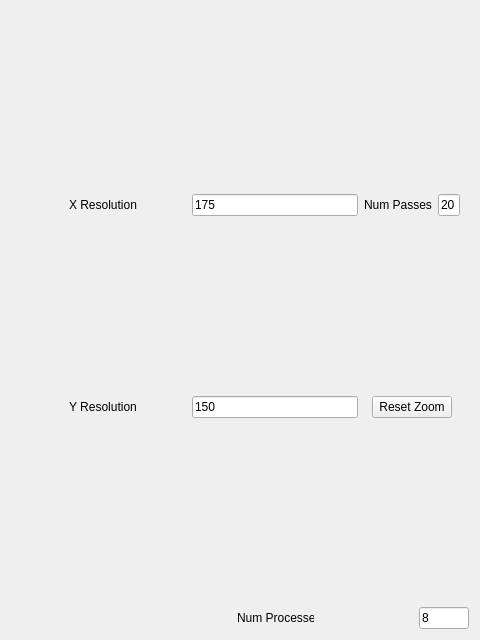
<?xml version="1.0" encoding="UTF-8"?>
<ui version="4.0">
 <class>main_window</class>
 <widget class="QWidget" name="main_window">
  <property name="windowModality">
   <enum>Qt::NonModal</enum>
  </property>
  <property name="enabled">
   <bool>true</bool>
  </property>
  <property name="geometry">
   <rect>
    <x>0</x>
    <y>0</y>
    <width>480</width>
    <height>640</height>
   </rect>
  </property>
  <property name="minimumSize">
   <size>
    <width>480</width>
    <height>640</height>
   </size>
  </property>
  <property name="windowTitle">
   <string>PPP Ex4: Fractal Editor</string>
  </property>
  <layout class="QVBoxLayout" name="layout">
   <item>
    <layout class="QVBoxLayout" name="tech_layout">
     <item>
      <widget class="QWidget" name="controls" native="true">
       <layout class="QHBoxLayout" name="horizontalLayout_3">
        <item>
         <layout class="QVBoxLayout" name="dimensions_layout">
          <item>
           <layout class="QHBoxLayout" name="x_group_layout">
            <item>
             <widget class="QLabel" name="xLab">
              <property name="text">
               <string>X Resolution</string>
              </property>
              <property name="alignment">
               <set>Qt::AlignCenter</set>
              </property>
             </widget>
            </item>
            <item>
             <widget class="QLineEdit" name="resolution_x">
              <property name="sizePolicy">
               <sizepolicy hsizetype="Preferred" vsizetype="Fixed">
                <horstretch>0</horstretch>
                <verstretch>0</verstretch>
               </sizepolicy>
              </property>
              <property name="inputMethodHints">
               <set>Qt::ImhDigitsOnly</set>
              </property>
              <property name="text">
               <string>175</string>
              </property>
             </widget>
            </item>
           </layout>
          </item>
          <item>
           <layout class="QHBoxLayout" name="y_group_layout">
            <item>
             <widget class="QLabel" name="yLab">
              <property name="text">
               <string>Y Resolution</string>
              </property>
              <property name="alignment">
               <set>Qt::AlignCenter</set>
              </property>
             </widget>
            </item>
            <item>
             <widget class="QLineEdit" name="resolution_y">
              <property name="sizePolicy">
               <sizepolicy hsizetype="Preferred" vsizetype="Fixed">
                <horstretch>0</horstretch>
                <verstretch>0</verstretch>
               </sizepolicy>
              </property>
              <property name="inputMethodHints">
               <set>Qt::ImhDigitsOnly</set>
              </property>
              <property name="text">
               <string>150</string>
              </property>
             </widget>
            </item>
           </layout>
          </item>
         </layout>
        </item>
        <item>
         <layout class="QVBoxLayout" name="options_layout">
          <item>
           <layout class="QHBoxLayout" name="iterations_layout">
            <item>
             <widget class="QLabel" name="iterLab">
              <property name="text">
               <string>Num Passes</string>
              </property>
              <property name="alignment">
               <set>Qt::AlignCenter</set>
              </property>
             </widget>
            </item>
            <item>
             <widget class="QLineEdit" name="iterations">
              <property name="sizePolicy">
               <sizepolicy hsizetype="Preferred" vsizetype="Fixed">
                <horstretch>0</horstretch>
                <verstretch>0</verstretch>
               </sizepolicy>
              </property>
              <property name="inputMethodHints">
               <set>Qt::ImhDigitsOnly</set>
              </property>
              <property name="text">
               <string>20</string>
              </property>
             </widget>
            </item>
           </layout>
          </item>
          <item>
           <layout class="QHBoxLayout" name="reset_layout">
            <item>
             <widget class="QPushButton" name="reset_button">
              <property name="sizePolicy">
               <sizepolicy hsizetype="Maximum" vsizetype="Fixed">
                <horstretch>0</horstretch>
                <verstretch>0</verstretch>
               </sizepolicy>
              </property>
              <property name="minimumSize">
               <size>
                <width>50</width>
                <height>0</height>
               </size>
              </property>
              <property name="layoutDirection">
               <enum>Qt::LeftToRight</enum>
              </property>
              <property name="text">
               <string>Reset Zoom</string>
              </property>
             </widget>
            </item>
           </layout>
          </item>
         </layout>
        </item>
       </layout>
      </widget>
     </item>
     <item>
      <layout class="QHBoxLayout" name="process_layout">
       <item alignment="Qt::AlignLeft">
        <widget class="QLabel" name="status">
         <property name="sizePolicy">
          <sizepolicy hsizetype="Fixed" vsizetype="Fixed">
           <horstretch>0</horstretch>
           <verstretch>0</verstretch>
          </sizepolicy>
         </property>
         <property name="minimumSize">
          <size>
           <width>120</width>
           <height>20</height>
          </size>
         </property>
         <property name="maximumSize">
          <size>
           <width>120</width>
           <height>20</height>
          </size>
         </property>
         <property name="text">
          <string/>
         </property>
         <property name="alignment">
          <set>Qt::AlignCenter</set>
         </property>
        </widget>
       </item>
       <item alignment="Qt::AlignRight">
        <widget class="QLabel" name="procLab">
         <property name="minimumSize">
          <size>
           <width>77</width>
           <height>20</height>
          </size>
         </property>
         <property name="maximumSize">
          <size>
           <width>77</width>
           <height>20</height>
          </size>
         </property>
         <property name="text">
          <string>Num Processes</string>
         </property>
        </widget>
       </item>
       <item alignment="Qt::AlignRight">
        <widget class="QLineEdit" name="processes">
         <property name="sizePolicy">
          <sizepolicy hsizetype="Maximum" vsizetype="Fixed">
           <horstretch>0</horstretch>
           <verstretch>0</verstretch>
          </sizepolicy>
         </property>
         <property name="minimumSize">
          <size>
           <width>50</width>
           <height>0</height>
          </size>
         </property>
         <property name="maximumSize">
          <size>
           <width>50</width>
           <height>16777215</height>
          </size>
         </property>
         <property name="inputMethodHints">
          <set>Qt::ImhDigitsOnly</set>
         </property>
         <property name="text">
          <string>8</string>
         </property>
        </widget>
       </item>
      </layout>
     </item>
    </layout>
   </item>
  </layout>
 </widget>
 <resources/>
 <connections/>
</ui>
